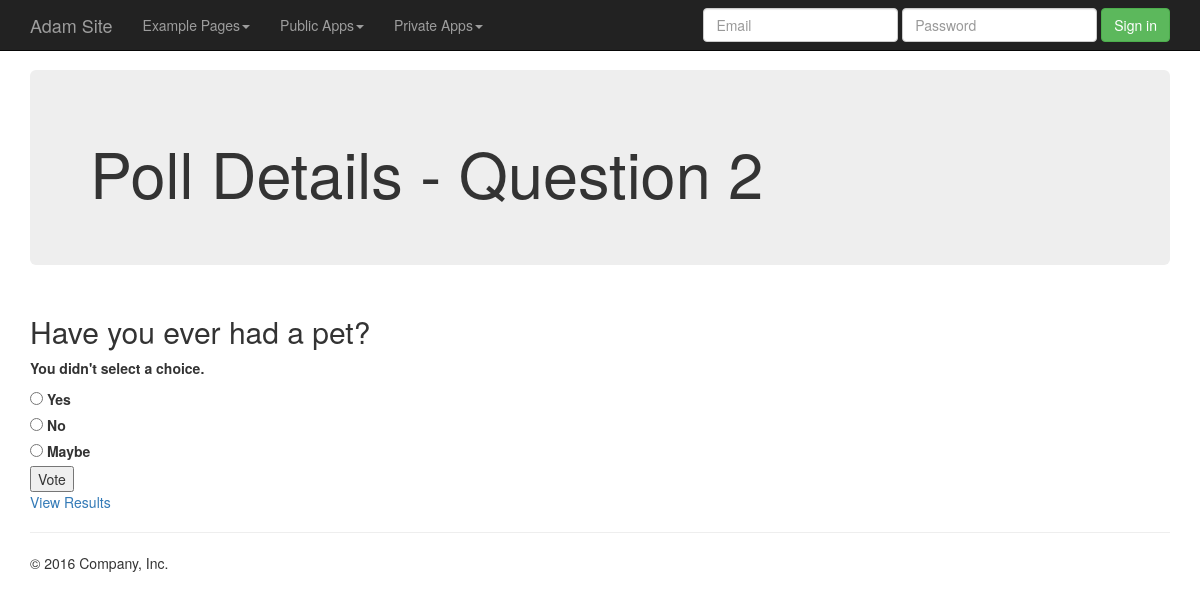
/polls/2/vote/, run on the app's committed database.
### webapp/models.py (models this page shows, shortened)
class Question(models.Model):
    question_text = models.CharField(max_length=200)
    pub_date = models.DateTimeField('date published')

class Choice(models.Model):
    question = models.ForeignKey(Question, on_delete=models.CASCADE)
    choice_text = models.CharField(max_length=200)
    votes = models.IntegerField(default=0)

### webapp/views.py (the view)
# urls.py: url(r'^(?P<question_id>[0-9]+)/vote/$', views.polls_vote, name='vote'),
def polls_vote(request, question_id):
    question = get_object_or_404(Question, pk=question_id)
    try:
        selected_choice = question.choice_set.get(pk=request.POST['choice'])
    except(KeyError, Choice.DoesNotExist):
        context = {
            'question': question,
            'error_message': 'You didn\'t select a choice.'
        }
        return render(request, 'webapp/polls_detail.html', context=context)
    else:
        selected_choice.votes += 1
        selected_choice.save()
        return HttpResponseRedirect(reverse('polls:results', args=(question.id,)))

### webapp/templates/webapp/polls_detail.html (shortened to what this page needs)
{%  extends "main.html" %}
{% block jumbotronContent %}
    <h1>Poll Details - Question {{ question.id }}</h1>
{% endblock %}
{% block bodyContent %}
    <h2>{{ question.question_text }}</h2>
    {% if error_message %}
        <p><strong>{{ error_message }}</strong></p>
    {% endif %}
    <form action="{% url 'polls:vote' question.id %}" method="post">
    {% for choice in question.choice_set.all %}
        <input type="radio" name="choice" id="choice{{ forloop.counter }}"
               value="{{ choice.id }}"/>
        <label for="choice{{ forloop.counter }}">{{ choice.choice_text }}</label><br/>
    {% endfor %}
    <input type="submit" value="Vote">
    </form>
    <a href="{% url 'polls:results' question.id %}">
        View Results
    </a>
{% endblock %}

### static/src/css/main.css (style rules this page uses)
body { min-height: 2000px; padding-top: 70px; }

### data on the page
Question: id "2", question_text "Have you ever had a pet?"
Choice: choice_text "Yes"
Choice: choice_text "No"
Choice: choice_text "Maybe"

### other printed values
{{ error_message }} "You didn't select a choice."
